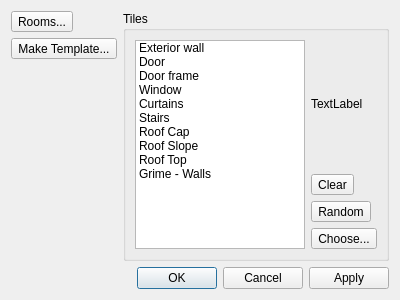
<?xml version="1.0" encoding="UTF-8"?>
<ui version="4.0">
 <class>BuildingPropertiesDialog</class>
 <widget class="QDialog" name="BuildingPropertiesDialog">
  <property name="geometry">
   <rect>
    <x>0</x>
    <y>0</y>
    <width>400</width>
    <height>300</height>
   </rect>
  </property>
  <property name="windowTitle">
   <string>Building Properties</string>
  </property>
  <layout class="QGridLayout" name="gridLayout_2">
   <item row="0" column="0">
    <layout class="QVBoxLayout" name="verticalLayout">
     <item>
      <widget class="QToolButton" name="rooms">
       <property name="text">
        <string>Rooms...</string>
       </property>
      </widget>
     </item>
     <item>
      <widget class="QToolButton" name="makeTemplate">
       <property name="text">
        <string>Make Template...</string>
       </property>
      </widget>
     </item>
     <item>
      <spacer name="verticalSpacer">
       <property name="orientation">
        <enum>Qt::Vertical</enum>
       </property>
       <property name="sizeHint" stdset="0">
        <size>
         <width>20</width>
         <height>40</height>
        </size>
       </property>
      </spacer>
     </item>
    </layout>
   </item>
   <item row="0" column="1">
    <widget class="QGroupBox" name="groupBox">
     <property name="title">
      <string>Tiles</string>
     </property>
     <layout class="QGridLayout" name="gridLayout">
      <item row="0" column="0">
       <layout class="QHBoxLayout" name="horizontalLayout_5">
        <item>
         <widget class="QListWidget" name="tilesList">
          <item>
           <property name="text">
            <string>Exterior wall</string>
           </property>
          </item>
          <item>
           <property name="text">
            <string>Door</string>
           </property>
          </item>
          <item>
           <property name="text">
            <string>Door frame</string>
           </property>
          </item>
          <item>
           <property name="text">
            <string>Window</string>
           </property>
          </item>
          <item>
           <property name="text">
            <string>Curtains</string>
           </property>
          </item>
          <item>
           <property name="text">
            <string>Stairs</string>
           </property>
          </item>
          <item>
           <property name="text">
            <string>Roof Cap</string>
           </property>
          </item>
          <item>
           <property name="text">
            <string>Roof Slope</string>
           </property>
          </item>
          <item>
           <property name="text">
            <string>Roof Top</string>
           </property>
          </item>
          <item>
           <property name="text">
            <string>Grime - Walls</string>
           </property>
          </item>
         </widget>
        </item>
        <item>
         <layout class="QVBoxLayout" name="verticalLayout_2">
          <item>
           <widget class="QLabel" name="tileLabel">
            <property name="minimumSize">
             <size>
              <width>64</width>
              <height>128</height>
             </size>
            </property>
            <property name="maximumSize">
             <size>
              <width>16777215</width>
              <height>128</height>
             </size>
            </property>
            <property name="text">
             <string>TextLabel</string>
            </property>
           </widget>
          </item>
          <item>
           <widget class="QToolButton" name="clearTile">
            <property name="text">
             <string>Clear</string>
            </property>
           </widget>
          </item>
          <item>
           <widget class="QToolButton" name="randomTile">
            <property name="text">
             <string>Random</string>
            </property>
           </widget>
          </item>
          <item>
           <widget class="QToolButton" name="chooseTile">
            <property name="text">
             <string>Choose...</string>
            </property>
           </widget>
          </item>
          <item>
           <spacer name="verticalSpacer_2">
            <property name="orientation">
             <enum>Qt::Vertical</enum>
            </property>
            <property name="sizeHint" stdset="0">
             <size>
              <width>20</width>
              <height>40</height>
             </size>
            </property>
           </spacer>
          </item>
         </layout>
        </item>
       </layout>
      </item>
     </layout>
    </widget>
   </item>
   <item row="1" column="1">
    <widget class="QDialogButtonBox" name="buttonBox">
     <property name="orientation">
      <enum>Qt::Horizontal</enum>
     </property>
     <property name="standardButtons">
      <set>QDialogButtonBox::Apply|QDialogButtonBox::Cancel|QDialogButtonBox::Ok</set>
     </property>
    </widget>
   </item>
  </layout>
 </widget>
 <resources/>
 <connections>
  <connection>
   <sender>buttonBox</sender>
   <signal>accepted()</signal>
   <receiver>BuildingPropertiesDialog</receiver>
   <slot>accept()</slot>
   <hints>
    <hint type="sourcelabel">
     <x>248</x>
     <y>254</y>
    </hint>
    <hint type="destinationlabel">
     <x>157</x>
     <y>274</y>
    </hint>
   </hints>
  </connection>
  <connection>
   <sender>buttonBox</sender>
   <signal>rejected()</signal>
   <receiver>BuildingPropertiesDialog</receiver>
   <slot>reject()</slot>
   <hints>
    <hint type="sourcelabel">
     <x>316</x>
     <y>260</y>
    </hint>
    <hint type="destinationlabel">
     <x>286</x>
     <y>274</y>
    </hint>
   </hints>
  </connection>
 </connections>
</ui>
